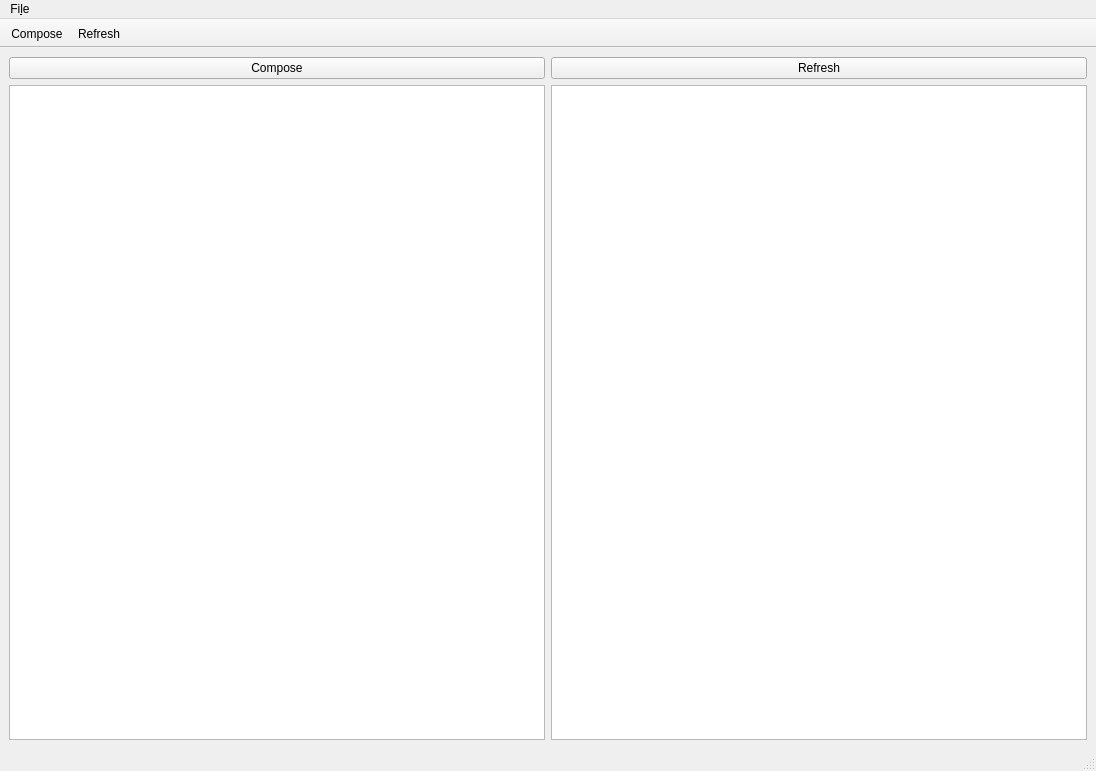
<?xml version="1.0" encoding="UTF-8"?>
<ui version="4.0">
 <class>MainWindow</class>
 <widget class="QMainWindow" name="MainWindow">
  <property name="geometry">
   <rect>
    <x>0</x>
    <y>0</y>
    <width>1096</width>
    <height>771</height>
   </rect>
  </property>
  <property name="windowTitle">
   <string>QMail</string>
  </property>
  <property name="toolButtonStyle">
   <enum>Qt::ToolButtonTextBesideIcon</enum>
  </property>
  <widget class="QWidget" name="centralwidget">
   <layout class="QVBoxLayout" name="verticalLayout">
    <item>
     <layout class="QHBoxLayout" name="horizontalLayout_2">
      <item>
       <widget class="QPushButton" name="btnCompose">
        <property name="text">
         <string>Compose</string>
        </property>
        <property name="icon">
         <iconset theme="document-new">
          <normaloff>.</normaloff>.</iconset>
        </property>
       </widget>
      </item>
      <item>
       <widget class="QPushButton" name="btnRefresh">
        <property name="text">
         <string>Refresh</string>
        </property>
        <property name="icon">
         <iconset theme="view-refresh">
          <normaloff>.</normaloff>.</iconset>
        </property>
       </widget>
      </item>
     </layout>
    </item>
    <item>
     <layout class="QHBoxLayout" name="horizontalLayout">
      <property name="sizeConstraint">
       <enum>QLayout::SetMaximumSize</enum>
      </property>
      <item>
       <widget class="QTreeView" name="treeMailFolders"/>
      </item>
      <item>
       <widget class="QTextBrowser" name="txtViewMailPreview"/>
      </item>
     </layout>
    </item>
   </layout>
  </widget>
  <widget class="QMenuBar" name="menubar">
   <property name="geometry">
    <rect>
     <x>0</x>
     <y>0</y>
     <width>1096</width>
     <height>27</height>
    </rect>
   </property>
   <widget class="QMenu" name="menuFile">
    <property name="title">
     <string>Fi&amp;le</string>
    </property>
    <addaction name="actionQuit"/>
   </widget>
   <addaction name="menuFile"/>
  </widget>
  <widget class="QStatusBar" name="statusbar"/>
  <widget class="QToolBar" name="toolBar">
   <property name="windowTitle">
    <string>toolBar</string>
   </property>
   <property name="movable">
    <bool>false</bool>
   </property>
   <property name="floatable">
    <bool>false</bool>
   </property>
   <attribute name="toolBarArea">
    <enum>TopToolBarArea</enum>
   </attribute>
   <attribute name="toolBarBreak">
    <bool>false</bool>
   </attribute>
   <addaction name="actionCompose"/>
   <addaction name="actionRefresh"/>
  </widget>
  <action name="actionQuit">
   <property name="text">
    <string>&amp;Quit</string>
   </property>
  </action>
  <action name="actionCompose">
   <property name="icon">
    <iconset theme="document-new">
     <normaloff>.</normaloff>.</iconset>
   </property>
   <property name="text">
    <string>Compose</string>
   </property>
   <property name="toolTip">
    <string>Write new eMail</string>
   </property>
   <property name="shortcut">
    <string>Alt+N</string>
   </property>
  </action>
  <action name="actionRefresh">
   <property name="icon">
    <iconset theme="view-refresh">
     <normaloff>.</normaloff>.</iconset>
   </property>
   <property name="text">
    <string>Refresh</string>
   </property>
   <property name="toolTip">
    <string>Check for new eMails</string>
   </property>
   <property name="shortcut">
    <string>Alt+R</string>
   </property>
  </action>
 </widget>
 <resources/>
 <connections>
  <connection>
   <sender>actionQuit</sender>
   <signal>triggered()</signal>
   <receiver>MainWindow</receiver>
   <slot>close()</slot>
   <hints>
    <hint type="sourcelabel">
     <x>-1</x>
     <y>-1</y>
    </hint>
    <hint type="destinationlabel">
     <x>146</x>
     <y>66</y>
    </hint>
   </hints>
  </connection>
  <connection>
   <sender>btnCompose</sender>
   <signal>clicked()</signal>
   <receiver>MainWindow</receiver>
   <slot>onComposeMail()</slot>
   <hints>
    <hint type="sourcelabel">
     <x>191</x>
     <y>89</y>
    </hint>
    <hint type="destinationlabel">
     <x>274</x>
     <y>0</y>
    </hint>
   </hints>
  </connection>
  <connection>
   <sender>btnRefresh</sender>
   <signal>clicked()</signal>
   <receiver>MainWindow</receiver>
   <slot>onRefresh()</slot>
   <hints>
    <hint type="sourcelabel">
     <x>682</x>
     <y>92</y>
    </hint>
    <hint type="destinationlabel">
     <x>619</x>
     <y>0</y>
    </hint>
   </hints>
  </connection>
  <connection>
   <sender>actionCompose</sender>
   <signal>triggered()</signal>
   <receiver>MainWindow</receiver>
   <slot>onComposeMail()</slot>
   <hints>
    <hint type="sourcelabel">
     <x>-1</x>
     <y>-1</y>
    </hint>
    <hint type="destinationlabel">
     <x>547</x>
     <y>385</y>
    </hint>
   </hints>
  </connection>
  <connection>
   <sender>actionRefresh</sender>
   <signal>triggered()</signal>
   <receiver>MainWindow</receiver>
   <slot>onRefresh()</slot>
   <hints>
    <hint type="sourcelabel">
     <x>-1</x>
     <y>-1</y>
    </hint>
    <hint type="destinationlabel">
     <x>547</x>
     <y>385</y>
    </hint>
   </hints>
  </connection>
 </connections>
 <slots>
  <slot>onComposeMail()</slot>
  <slot>onRefresh()</slot>
 </slots>
</ui>
